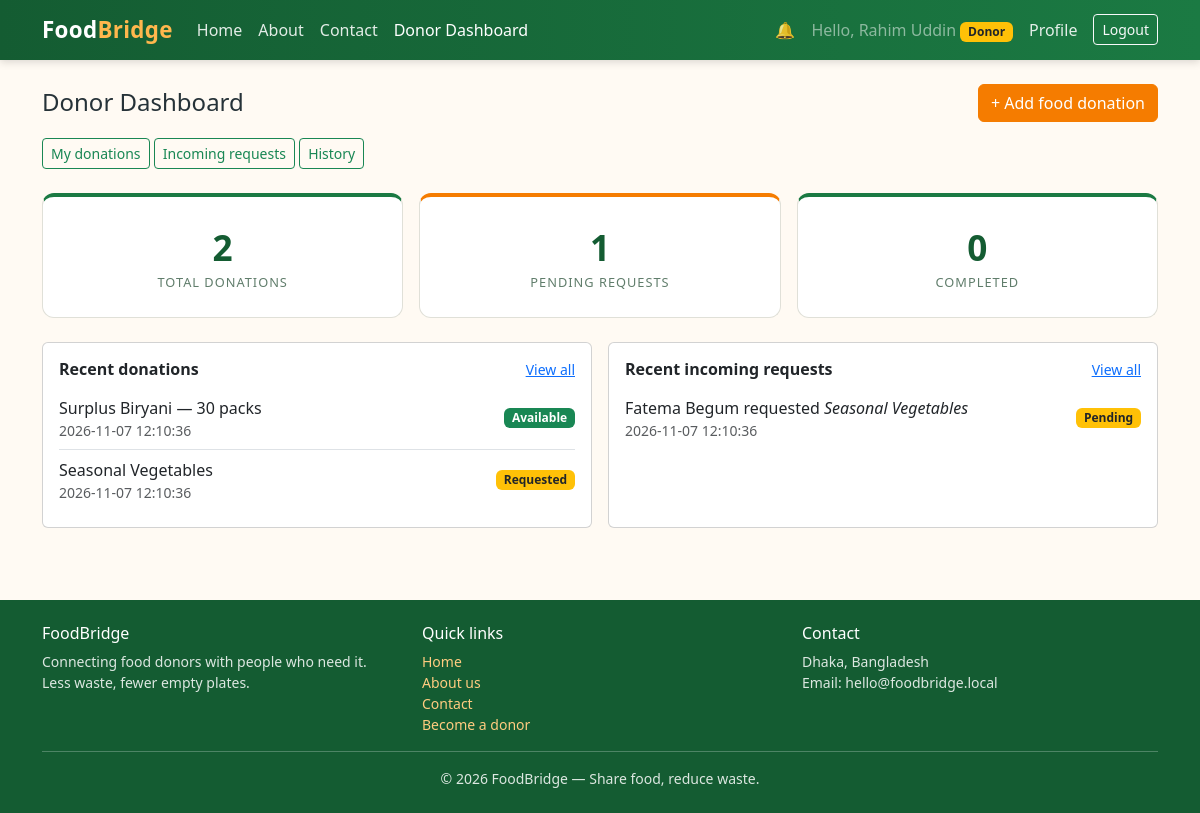
Screenshot of /donor/dashboard.php (signed in) with the database file from the repository.
### tables this page shows
CREATE TABLE IF NOT EXISTS food_donations (
    id            INT UNSIGNED AUTO_INCREMENT PRIMARY KEY,
    donor_id      INT UNSIGNED NOT NULL,
    title         VARCHAR(150) NOT NULL,
    description   TEXT         NULL,
    category      VARCHAR(100) NOT NULL,
    quantity      DECIMAL(10, 2) NOT NULL,
    unit          VARCHAR(20)  NOT NULL DEFAULT 'pcs',
    pickup_address VARCHAR(255) NOT NULL,
    expiry_time   DATETIME     NOT NULL,
    image         VARCHAR(255) NULL,                        
    status        ENUM('available', 'requested', 'completed', 'expired') NOT NULL DEFAULT 'available',
    created_at    TIMESTAMP    NOT NULL DEFAULT CURRENT_TIMESTAMP,
    CONSTRAINT fk_donations_donor
        FOREIGN KEY (donor_id) REFERENCES users (id)
        ON DELETE CASCADE ON UPDATE CASCADE
);

CREATE TABLE IF NOT EXISTS food_requests (
    id          INT UNSIGNED AUTO_INCREMENT PRIMARY KEY,
    donation_id INT UNSIGNED NOT NULL,
    receiver_id INT UNSIGNED NOT NULL,
    message     TEXT         NULL,
    status      ENUM('pending', 'accepted', 'rejected', 'completed') NOT NULL DEFAULT 'pending',
    created_at  TIMESTAMP    NOT NULL DEFAULT CURRENT_TIMESTAMP,
    CONSTRAINT fk_requests_donation
        FOREIGN KEY (donation_id) REFERENCES food_donations (id)
        ON DELETE CASCADE ON UPDATE CASCADE,
    CONSTRAINT fk_requests_receiver
        FOREIGN KEY (receiver_id) REFERENCES users (id)
        ON DELETE CASCADE ON UPDATE CASCADE
);

CREATE TABLE IF NOT EXISTS users (
    id                INT UNSIGNED AUTO_INCREMENT PRIMARY KEY,
    name              VARCHAR(100) NOT NULL,
    email             VARCHAR(150) NOT NULL UNIQUE,
    password          VARCHAR(255) NOT NULL,               
    phone             VARCHAR(20)  NULL,
    address           VARCHAR(255) NULL,
    role              ENUM('admin', 'donor', 'receiver') NOT NULL DEFAULT 'receiver',
    organization_name VARCHAR(150) NULL,
    is_verified       TINYINT(1)   NOT NULL DEFAULT 0,
    status            ENUM('active', 'inactive', 'suspended') NOT NULL DEFAULT 'active',
    created_at        TIMESTAMP    NOT NULL DEFAULT CURRENT_TIMESTAMP
);

### donor/dashboard.php (the view, shortened to what this page needs)
<?php
require_once __DIR__ . '/../config/db.php';
$baseUrl = '/FoodBridge';
$donorId = (int) $_SESSION['user_id'];
$stmt = $pdo->prepare('SELECT COUNT(*) FROM food_donations WHERE donor_id = ?');
$stmt->execute([$donorId]);
$totalDonations = (int) $stmt->fetchColumn();
$stmt = $pdo->prepare(
    "SELECT COUNT(*) FROM food_requests fr
     JOIN food_donations fd ON fd.id = fr.donation_id
     WHERE fd.donor_id = ? AND fr.status = 'pending'"
);
$stmt->execute([$donorId]);
$pendingRequests = (int) $stmt->fetchColumn();
$stmt = $pdo->prepare(
    "SELECT COUNT(*) FROM food_donations WHERE donor_id = ? AND status = 'completed'"
);
$stmt->execute([$donorId]);
$completedDonations = (int) $stmt->fetchColumn();
$stmt = $pdo->prepare(
    'SELECT * FROM food_donations WHERE donor_id = ? ORDER BY created_at DESC LIMIT 5'
);
$stmt->execute([$donorId]);
$recentDonations = $stmt->fetchAll();
$stmt = $pdo->prepare(
    "SELECT fr.*, fd.title AS donation_title, u.name AS receiver_name
     FROM food_requests fr
     JOIN food_donations fd ON fd.id = fr.donation_id
     JOIN users u ON u.id = fr.receiver_id
     WHERE fd.donor_id = ?
     ORDER BY fr.created_at DESC LIMIT 5"
);
$stmt->execute([$donorId]);
$recentRequests = $stmt->fetchAll();
$statusBadge = [
    'available' => 'bg-success',
    'requested' => 'bg-warning text-dark',
    'completed' => 'bg-primary',
    'expired'   => 'bg-secondary',
];
$reqBadge = [
    'pending'   => 'bg-warning text-dark',
    'accepted'  => 'bg-success',
    'rejected'  => 'bg-danger',
    'completed' => 'bg-primary',
];
include __DIR__ . '/../includes/header.php';
?>
<div class="d-flex flex-wrap justify-content-between align-items-center mb-3">
    <h1 class="h4 mb-0">Donor Dashboard</h1>
    <a class="btn btn-fb-orange" href="<?= $baseUrl ?>/donor/add_food.php">+ Add food donation</a>
</div>
<div class="mb-4">
    <a class="btn btn-outline-success btn-sm" href="<?= $baseUrl ?>/donor/my_donations.php">My donations</a>
    <a class="btn btn-outline-success btn-sm" href="<?= $baseUrl ?>/donor/requests.php">Incoming requests</a>
    <a class="btn btn-outline-success btn-sm" href="<?= $baseUrl ?>/donor/history.php">History</a>
</div>
<div class="row g-3 mb-4">
    <div class="col-md-4">
        <div class="fb-stat p-4 text-center h-100">
            <div class="fb-stat-number"><?= number_format($totalDonations) ?></div>
            <div class="fb-stat-label">Total donations</div>
        </div>
    </div>
    <div class="col-md-4">
        <div class="fb-stat p-4 text-center h-100" style="border-top-color: var(--fb-orange);">
            <div class="fb-stat-number"><?= number_format($pendingRequests) ?></div>
            <div class="fb-stat-label">Pending requests</div>
        </div>
    </div>
    <div class="col-md-4">
        <div class="fb-stat p-4 text-center h-100">
            <div class="fb-stat-number"><?= number_format($completedDonations) ?></div>
            <div class="fb-stat-label">Completed</div>
        </div>
    </div>
</div>
<div class="row g-3">
    <div class="col-lg-6">
        <div class="card h-100">
            <div class="card-body">
                <div class="d-flex justify-content-between align-items-center mb-2">
                    <h2 class="h6 fw-bold mb-0">Recent donations</h2>
                    <a class="small" href="<?= $baseUrl ?>/donor/my_donations.php">View all</a>
                </div>
                <?php if (!$recentDonations): ?>
                    <p class="text-muted small mb-0">No donations yet. <a href="<?= $baseUrl ?>/donor/add_food.php">Post your first one</a>.</p>
                <?php else: ?>
                    <ul class="list-group list-group-flush">
                        <?php foreach ($recentDonations as $d): ?>
                            <li class="list-group-item d-flex justify-content-between align-items-center px-0">
                                <span>
                                    <?= htmlspecialchars($d['title'], ENT_QUOTES, 'UTF-8') ?>
                                    <small class="text-muted d-block"><?= htmlspecialchars($d['created_at'], ENT_QUOTES, 'UTF-8') ?></small>
                                </span>
                                <span class="badge <?= $statusBadge[$d['status']] ?? 'bg-secondary' ?> text-capitalize"><?= htmlspecialchars($d['status'], ENT_QUOTES, 'UTF-8') ?></span>
                            </li>
                        <?php endforeach; ?>
                    </ul>
                <?php endif; ?>
            </div>
        </div>
    </div>
    <div class="col-lg-6">
        <div class="card h-100">
            <div class="card-body">
                <div class="d-flex justify-content-between align-items-center mb-2">
                    <h2 class="h6 fw-bold mb-0">Recent incoming requests</h2>
                    <a class="small" href="<?= $baseUrl ?>/donor/requests.php">View all</a>
                </div>
                <?php if (!$recentRequests): ?>
                    <p class="text-muted small mb-0">No requests yet.</p>
                <?php else: ?>
                    <ul class="list-group list-group-flush">
                        <?php foreach ($recentRequests as $r): ?>
                            <li class="list-group-item d-flex justify-content-between align-items-center px-0">
                                <span>
                                    <?= htmlspecialchars($r['receiver_name'], ENT_QUOTES, 'UTF-8') ?>
                                    requested <em><?= htmlspecialchars($r['donation_title'], ENT_QUOTES, 'UTF-8') ?></em>
                                    <small class="text-muted d-block"><?= htmlspecialchars($r['created_at'], ENT_QUOTES, 'UTF-8') ?></small>
                                </span>
                                <span class="badge <?= $reqBadge[$r['status']] ?? 'bg-secondary' ?> text-capitalize"><?= htmlspecialchars($r['status'], ENT_QUOTES, 'UTF-8') ?></span>
                            </li>
                        <?php endforeach; ?>
                    </ul>
                <?php endif; ?>
            </div>
        </div>
    </div>
</div>
<?php include __DIR__ . '/../includes/footer.php'; ?>

### assets/css/style.css (style rules this page uses)
:root { --fb-green: #1b7a43; --fb-green-dark: #145c32; --fb-green-light: #e6f4ec; --fb-orange: #f57c00; --fb-orange-dark: #e65100; --fb-cream: #fffaf3; }
body { background-color: var(--fb-cream); color: #263238; }
.btn-fb-orange { background-color: var(--fb-orange); border-color: var(--fb-orange); color: #fff; }
.fb-stat { background-color: #fff; border: 1px solid #e0e0d8; border-top: 4px solid var(--fb-green); border-radius: 0.75rem; }
.fb-stat .fb-stat-number { font-size: 2.2rem; font-weight: 800; color: var(--fb-green-dark); }
.fb-stat .fb-stat-label { color: #607d6b; text-transform: uppercase; font-size: 0.8rem; letter-spacing: 1px; }

### rows the page displays
food_donations: title "Surplus Biryani — 30 packs", created_at "2026-11-07 12:10:36", status "Available"
food_donations: title "Seasonal Vegetables", created_at "2026-11-07 12:10:36", status "Requested"
food_requests: receiver.name "Fatema Begum", donation.title "Seasonal Vegetables", created_at "2026-11-07 12:10:36", status "Pending"

### other values shown
$userName "Rahim Uddin"
$role "Donor"
$totalDonations "2"
$pendingRequests "1"
$completedDonations "0"
